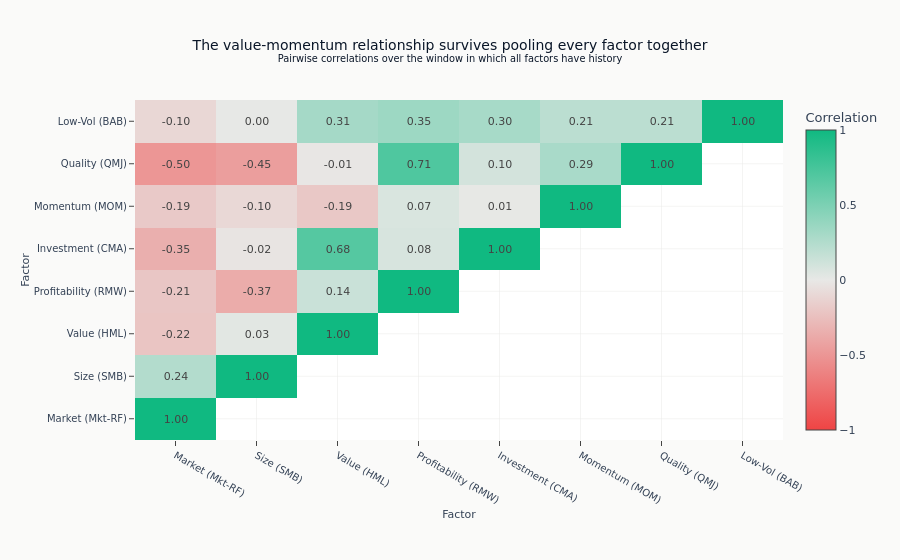

The cell this chart's notebook holds for it:
### Markdown cell above
Add a message-first title and explicit dimensions.

### Code cell
_ = fig.update_layout(
    title=(
        "The value-momentum relationship survives pooling every factor together"
        "<br><sup>Pairwise correlations over the window in which all factors have history</sup>"
    ),
    height=560,
    margin=dict(l=135, r=90, b=120),
    xaxis_title="Factor",
    yaxis_title="Factor",
)

fig.show()

### Figure 1 — Plotly figure (JSON) as saved in the notebook; plotly's stock layout.template omitted (floating-point values rounded to 4 significant figures)
{"data": [{"colorbar": {"title": {"text": "Correlation"}}, "colorscale": [[0.0, "#ef4444"], [0.5, "#e8e8e6"], [1.0, "#10b981"]], "hovertemplate": "%{y} vs %{x}<br>Correlation: %{z:.2f}<extra></extra>", "text": [["1.00", "", "", "", "", "", "", ""], ["0.24", "1.00", "", "", "", "", "", ""], ["-0.22", "0.03", "1.00", "", "", "", "", ""], ["-0.21", "-0.37", "0.14", "1.00", "", "", "", ""], ["-0.35", "-0.02", "0.68", "0.08", "1.00", "", "", ""], ["-0.19", "-0.10", "-0.19", "0.07", "0.01", "1.00", "", ""], ["-0.50", "-0.45", "-0.01", "0.71", "0.10", "0.29", "1.00", ""], ["-0.10", "0.00", "0.31", "0.35", "0.30", "0.21", "0.21", "1.00"]], "texttemplate": "%{text}", "type": "heatmap", "x": ["Market (Mkt-RF)", "Size (SMB)", "Value (HML)", "Profitability (RMW)", "Investment (CMA)", "Momentum (MOM)", "Quality (QMJ)", "Low-Vol (BAB)"], "y": ["Market (Mkt-RF)", "Size (SMB)", "Value (HML)", "Profitability (RMW)", "Investment (CMA)", "Momentum (MOM)", "Quality (QMJ)", "Low-Vol (BAB)"], "z": [[1.0, NaN, NaN, NaN, NaN, NaN, NaN, NaN], [0.2449, 1.0, NaN, NaN, NaN, NaN, NaN, NaN], [-0.2161, 0.02941, 1.0, NaN, NaN, NaN, NaN, NaN], [-0.2053, -0.3676, 0.1427, 1.0, NaN, NaN, NaN, NaN], [-0.3478, -0.02437, 0.6785, 0.07943, 1.0, NaN, NaN, NaN], [-0.188, -0.09604, -0.1947, 0.06913, 0.005511, 1.0, NaN, NaN], [-0.5028, -0.4498, -0.009579, 0.707, 0.09689, 0.2906, 1.0, NaN], [-0.104, 0.004345, 0.3111, 0.3451, 0.2989, 0.2088, 0.2062, 1.0]], "zmax": 1, "zmid": 0, "zmin": -1}], "layout": {"height": 560, "margin": {"b": 120, "l": 135, "r": 90}, "title": {"text": "The value-momentum relationship survives pooling every factor together<br><sup>Pairwise correlations over the window in which all factors have history</sup>"}, "xaxis": {"title": {"text": "Factor"}}, "yaxis": {"title": {"text": "Factor"}}}}
